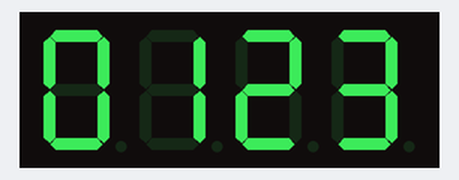
The sketch below on a simulated Arduino Uno, built with avr-gcc and run on an emulated ATmega328P. Shown: 4-digit seven-segment display.

Above: at 0.2 s.
At 7.4 s:
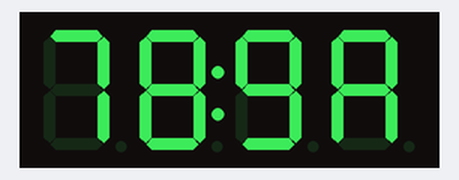
At 8.4 s:
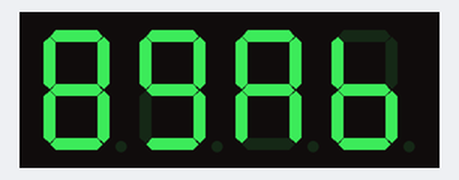
At 9.5 s:
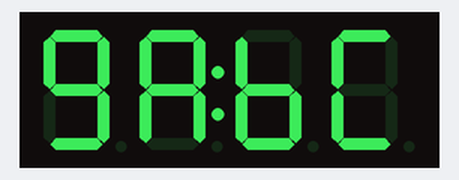
At 11.5 s:
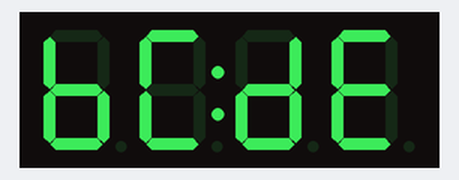
At 15.6 s:
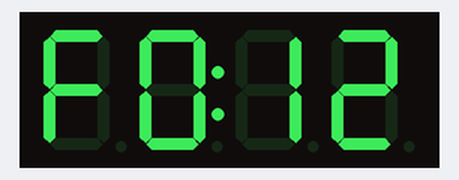

The sketch:

1_4_digit_display.ino
```cpp
#include <TM1637.h>

#define CLK 2
#define DIO 3

boolean point_flag = POINT_ON;

TM1637 tm1637(CLK, DIO);

void setup() {
  // put your setup code here, to run once:
  tm1637.init();
  tm1637.set(BRIGHT_TYPICAL);
}

void loop() {
  // put your main code here, to run repeatedly:
  int8_t NumTab[] = {0, 1, 2, 3, 4, 5, 6, 7, 8, 9, 10, 11, 12, 13, 14, 15};
  int8_t ListDisp[4];
  unsigned char i = 0;
  unsigned char count = 0;

  delay(150);
  while (1) {
    i = count;
    count++;
    if (count == sizeof(NumTab)) count = 0;
    for (unsigned char BitSelect = 0; BitSelect < 4; BitSelect++) {
      ListDisp[BitSelect] = NumTab[i];
      i++;
      if (i == sizeof(NumTab)) i = 0;
    }
    tm1637.display(0, ListDisp[0]);
    tm1637.display(1, ListDisp[1]);
    tm1637.display(2, ListDisp[2]);
    tm1637.display(3, ListDisp[3]);
    tm1637.point(point_flag);
    point_flag = !point_flag;
    delay(1000);
  }
}
```

Measured:
- by itself, everything shown: repeats every 16.4 s, in 16 steps
- what the display in image 0 shows lasts 1.0 s, from 0.2 s to 1.2 s
